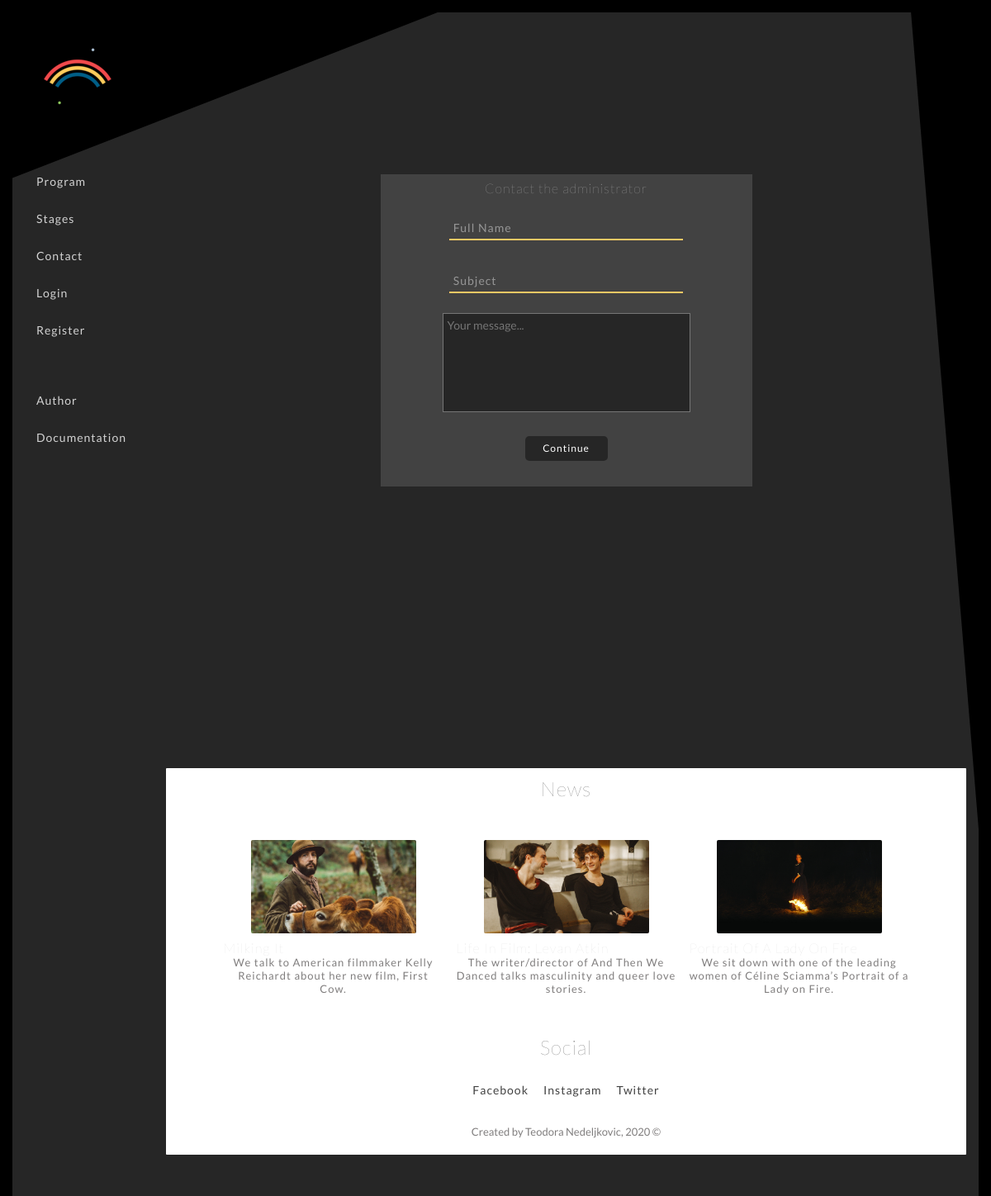
/index.php?page=contact, run on the app's committed database.
### tables this page shows
CREATE TABLE `menu` (
  `id_menu` int(4) NOT NULL,
  `name` varchar(100) NOT NULL,
  `link` varchar(100) NOT NULL,
  `level` int(2) NOT NULL,
  `type` varchar(100) NOT NULL,
  `parent_id` int(4) DEFAULT NULL
);

CREATE TABLE `news` (
  `id_news` int(10) NOT NULL,
  `title` varchar(100) NOT NULL,
  `text` varchar(1500) NOT NULL,
  `photo` varchar(150) NOT NULL,
  `news_date` datetime NOT NULL DEFAULT current_timestamp()
);

### config/connection.php (called while the page is built, shortened)
<?php
include ABSOLUTE_PATH."models/functions.php";
try{
	$conn = new PDO("mysql:host=".SERVER.";dbname =".DBNAME, USERNAME, PASSWORD);
	$conn -> setAttribute(PDO::ATTR_DEFAULT_FETCH_MODE, PDO::FETCH_ASSOC);
	$conn->setAttribute(PDO::ATTR_ERRMODE, PDO::ERRMODE_EXCEPTION);
}
catch(PDOException $ex){
	$ex->getMessage();
	exit('Server not responding, please try again later.');
}
function execQuery($query){
	global $conn;
	return $conn->query($query)->fetchAll(PDO::FETCH_ASSOC);
}
?>

### models/menu/functions.php (called while the page is built, shortened)
<?php
	function primaryMenuHeader(){
		return execQuery("SELECT * FROM club.menu WHERE parent_id is NULL AND type='header' ");
	}
	function primaryMenuFooter(){
		return execQuery("SELECT * FROM club.menu WHERE parent_id is NULL AND type='footer' ");
	}
	function recursiveMenu($id){
		return execQuery("SELECT * FROM club.menu WHERE parent_id = $id");
	}
?>

### models/news/functions.php (called while the page is built, shortened)
<?php
function getCustomNews($order, $limit, $offset){
	return execQuery("SELECT * FROM club.news ORDER BY $order LIMIT $limit OFFSET $offset");
}
?>

### views/fixed/menu.php (the view, shortened to what this page needs)
<?php include "models/menu/functions.php"; ?>
<div id="menu">
	<div id="logo">
		<a href="index.php"><img src="assets/img/logo.png" alt="logo"/></a>
	</div>
	<ul id="header">
	<?php
	$menu_primary_header = primaryMenuHeader();
	foreach($menu_primary_header as $row){
		$name = $row['name'];
		$link = $row['link'];
		$id = $row['id_menu'];
		$children = recursiveMenu($id);
		if((isset($_SESSION['username'])&&(($name=='login')||($name=='register')))||(!isset($_SESSION['username'])&&($name=='profile'))){
			continue;
			}
		else{
			if((isset($_SESSION['role'])&&($_SESSION['role']!='1')) || (!isset($_SESSION['role']))){
				if($row['name']=='control panel') continue;
			}
			echo "<li";
			if(count($children)>0){
				echo " class='recursiveMenu'>";
				echo "<a href=$link>{$name} <i class='fas fa-chevron-right'></i></a>";
				children($children);
			}
			else{
				echo "><a href=$link>{$name}</a>";
			}
		}
		echo "</li>";
	}
	?>
	</ul>
	<ul id="footer">
	<?php
	$menu_primary_footer = primaryMenuFooter();
	foreach($menu_primary_footer as $row){
		$name = $row['name'];
		$link = $row['link'];
		$id = $row['id_menu'];
		$children = recursiveMenu($id);
		if((isset($_SESSION['username'])&&(($name=='login')||($name=='register')))||(!isset($_SESSION['username'])&&($name=='profile'))){
			continue;
			}
		else{
			echo "<li";
			if(count($children)>0){
				echo " class='recursiveMenu'>";
				echo "<a href=$link>{$name} <i class='fas fa-chevron-right'></i></a>";
				children($children);
			}
			else{
				echo "><a href=$link>{$name}</a>";
			}
		}
		echo "</li>";
	} ?>
	</ul>
</div>

### views/fixed/news.php (shortened to what this page needs)
<?php
	$news = getCustomNews("news_date DESC", 3, 0);
?>
<div id="news" class="main">
		<h2>News</h2>
		<div class="threeBlockHolder">
			<?php foreach($news as $row):
				$title = $row['title'];
				$text = $row['text'];
				$photo = $row['photo'];
				?>
				<div class="threeBlockChild programChild">
					<a href="#">
						<img src="<?= 'assets/img/news/'.$photo?>" alt="<?= $title?>"/>
						<div id="title">
							<h3><?= $title?></h3>
							<p><?= $text ?></p>
						</div>
					</a>
				</div>
			<?php endforeach;?>
		</div>
		<h2>Social</h2>
		<div id="social">
			<ul>
				<li><a href="facebook.com">Facebook</a></li>
				<li><a href="instagram.com">Instagram</a></li>
				<li><a href="twitter.com">Twitter</a></li>
			</ul>
			<div><p>Created by Teodora Nedeljkovic, 2020 &copy;</p></div>
		</div>
</div>

### assets/css/style.css (style rules this page uses)
* { margin: 0px; padding: 0px; box-sizing: border-box; }
ul { list-style: none; }
a { text-decoration: none; color: white; letter-spacing: 1px; }
p, a, li, input, textarea { font-size: 14px; }
p, a, h1, h2, h3, h4, h5, h6, li, input, textarea { font-family: 'Lato', sans-serif; color: lightgrey; }
h1, h2, h3, h4, h5, h6 { letter-spacing: 1px; font-weight: 1; }
body { background-color: #000; }
#menu { width: 15%; height: 100vh; padding: 5px 10px; position: fixed; top: 0px; left: 0px; z-index: 998; }
#menu #logo { padding: 30px; }
#menu #header, #menu #footer { margin-top: 20px; padding-left: 20px; padding-bottom: 20px; }
#menu #header li, #menu #footer li { padding: 14px; text-transform: capitalize; }
.main { width: 85%; margin: 80px 0px 50px 15%; }
.threeBlockHolder { width: 100%; display: flex; justify-content: center; align-items: center; margin: 30px 0px; }
.threeBlockHolder .threeBlockChild { width: 33%; margin: 10px 0px; display: flex; justify-content: center; align-items: center; }
.threeBlockHolder .threeBlockChild a { width: 203px; display: flex; justify-content: center; align-items: center; flex-direction: column; }
.threeBlockHolder .threeBlockChild a #title { margin-top: 8px; width: inherit; }
.threeBlockHolder .threeBlockChild a #title h2, .threeBlockHolder .threeBlockChild a #title p { text-align: center; }
.threeBlockHolder .threeBlockChild img { height: 290px; }
#news { background-color: white; border-radius: 1px; }
#news .threeBlockChild { width: 282px; }
#news .threeBlockChild a { padding: 8px; width: 100%; }
#news img { width: 200px; height: 113px; border-radius: 2px; }
#news p { font-size: 13px; color: #807e7e; }
#news h2 { color: #424242; margin: 10px; text-align: center; }
#news #social { width: 100%; }
#news #social ul, #news #social div { display: flex; justify-content: center; align-items: center; margin: 15px; padding: 5px; }
#news #social li { padding: 9px; }
#news #social li a { color: #424242; }

### data on the page
menu: name "Program"
menu: name "Stages"
menu: name "Contact"
menu: name "Login"
menu: name "Register"
menu: name "Author"
menu: name "Documentation"
news: photo (picture), text "We talk to American filmmaker Kelly Reichardt about her new film, First Cow."
news: photo (picture), title "Life In Film: Levan Atkin", text "The writer/director of And Then We Danced talks masculinity and queer love stories."
news: photo (picture), text "We sit down with one of the leading women of Céline Sciamma’s Portrait of a Lady on Fire."
